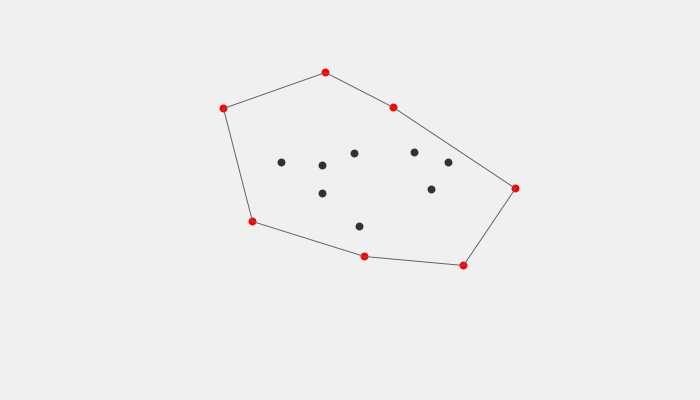
Frame 1 (no input)
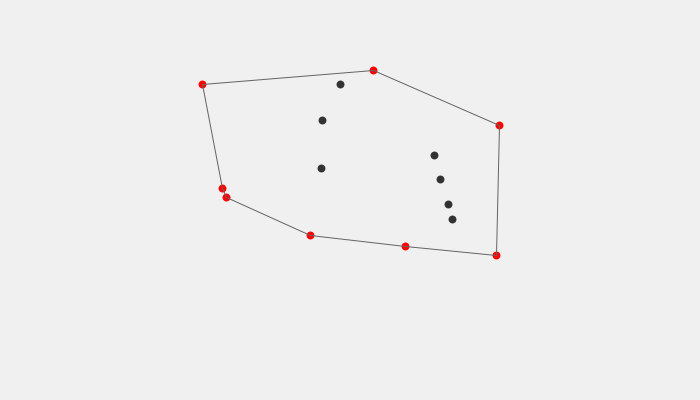
Frame 60 (the mouse pressed at the canvas centre just before this capture)
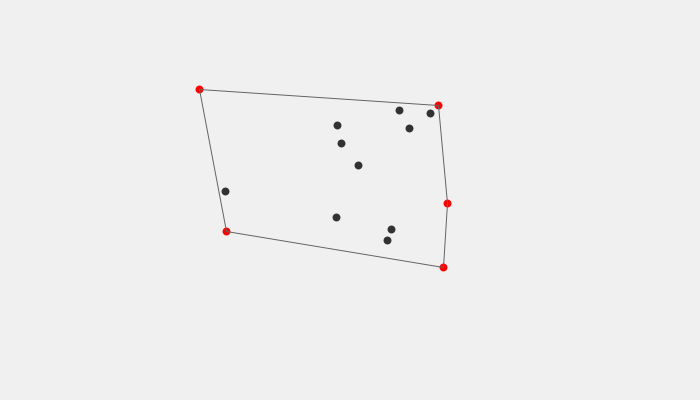
Frame 120 (the mouse held since frame 60 and released just before this capture)

The Processing sketch that drew these frames (run headless with seeded random() and noise(); from frame 60 on, the mouse is pressed at the canvas centre):

// Processing sketch: GW
// ── GW.pde
int defaultN = 15;
ArrayList<Point> points; 
ArrayList<Point> vertex; //凸包の頂点がここに入る(s.t. {p0, p1,...pr,...p0})

Boolean showPoints = true;

void setup(){
    size(700, 400);
    init();
    smooth();
    cursor(CROSS);
}

void draw(){
    background(240);
    updatePoints();
    updateVertex();
    show();
}

void keyPressed(){
    switch(key){
        case '1':
            showPoints = !showPoints;                
            break;	
    }
}

//----------

void init(){
    points = new ArrayList<Point>();
    for(int i=0; i<defaultN; i++){
        points.add(new Point(i, random(width*0.3, width*0.7), random(height*0.2, height*0.8)));
    }
}

void show(){
    if(showPoints){
        for(Point p: points){
            p.show_self();
        }
    }

    noFill();
    strokeWeight(1);
    stroke(100);  
    beginShape();
    for(Point v: vertex){
        vertex(v.x, v.y);
    }
    endShape();
}

void updatePoints(){
    for(Point p: points){
        p.move();
    }
}

void updateVertex(){
    
    vertex = new ArrayList<Point>();

    //凸包の始点は左端の点とする。
    Point firstP = points.get(0);
    for(Point p: points){
        if(firstP.x > p.x){
            firstP = p;
        }
    }
    firstP._f = true;
    vertex.add(firstP);

    //再び始点に帰るまで，「二点間の直線の片側にのみ他の点が存在する」を満たす点を探し，凸包の頂点とする。
    //上記は判定したい点へのベクトルと，それ以外の点へのベクトルの外積が正か負かで判断できる。
    Boolean finishCircle = false;
    Point capP = firstP;

    while(!finishCircle){
        Boolean isConvex = true;
        Point nextP;

        for(Point p: points){
            if(p == capP) continue;
            Point tryP =  p.sub(capP); //これと，
            isConvex = true;

            for(Point q: points){
                if(q == p || q == capP) continue;
                Point otherP = q.sub(capP); //これを比較。capから任意のotherに対して常に外積が正となるtryが頂点である。
                if(tryP.x*otherP.y - tryP.y*otherP.x < 0) isConvex = false;
            }
            if(isConvex){
                capP = p;
                p._f = true;
                vertex.add(p);
                
                break;
            }
        }

        if(capP == firstP) finishCircle = true;

    }

}
// ── class.pde
class Point{
    int id;

    float originX, originY;

    float x, y;

    float r = random(height/2, height);

    float rxNoise = random(12345);
    float ryNoise = random(23456);
    float cosAngNoise = random(45683);
    float sinAngNoise = random(75435);

    Boolean _f;

    Point(int _i, float _x, float _y){
        id = _i;
        originX = _x;
        originY = _y;
        x = _x;
        y = _y;

        _f = false;
    }

    void move(){
        _f = false;
        x = originX + (r*noise(rxNoise)-r/2)*cos(5*TWO_PI*(noise(cosAngNoise)));
        y = originY + (r*noise(ryNoise)-r/2)*sin(5*TWO_PI*(noise(sinAngNoise)));
        rxNoise += 0.007;
        ryNoise += 0.007;
        cosAngNoise += 0.001;
        sinAngNoise += 0.001;
    }

    void show_self(){
        strokeWeight(8);
        stroke(50);

        if(_f) stroke(255,0,0);
        point(x, y);
        textSize(30);
        fill(120, 50);
        //text(id, x, y);
    }

    Point sub(Point p){
        return new Point(-1, this.x-p.x, this.y-p.y);
    }
}
